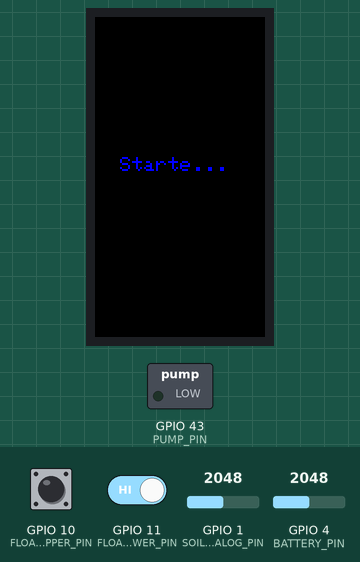
The program below on a simulated ESP32-S3. Parts: 170×320 colour display, switched loads named in the program (green lamp = pin HIGH). The inputs (shaded band) are chosen by the test bench; at power-on: GPIO 1 (SOIL_ANALOG_PIN) = 2048, GPIO 4 (BATTERY_PIN) = 2048, GPIO 10 (FLOAT_UPPER_PIN) HIGH, GPIO 11 (FLOAT_LOWER_PIN) HIGH (analog values on the 0–4095 scale). Pins used as bus, display or sensor lines are not drawn; what the program prints to the serial monitor is not drawn. At 9.7 s the program puts the board to deep sleep or switches it off; the recording ends there.

Above: at 0.4 s.
At 2.5 s:
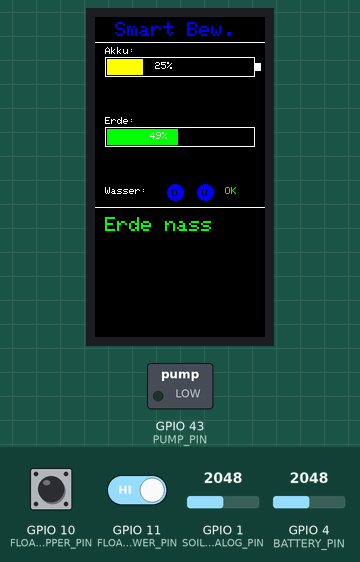
At 4.6 s:
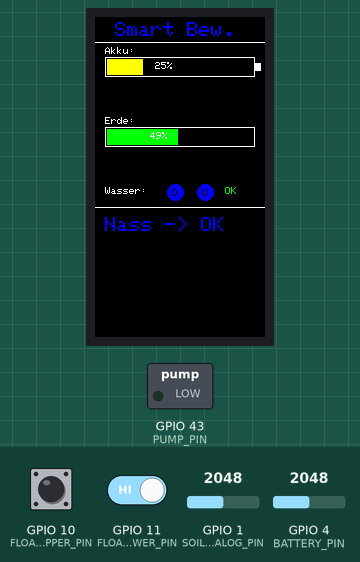
At 7.6 s:
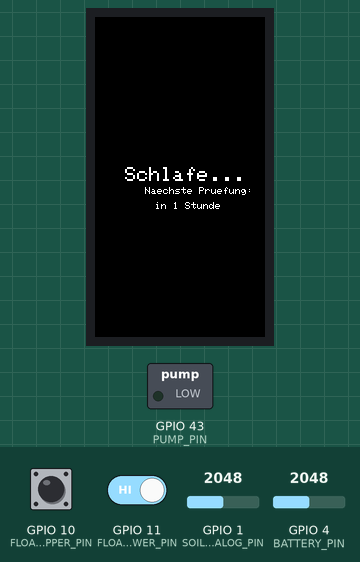

The program:

main.cpp
```cpp
#include <Arduino.h>
#include <TFT_eSPI.h>
#include "esp_sleep.h"

// ═════════════════════════════════════════════════════════════════════════════
// PIN DEFINITIONEN
// ═════════════════════════════════════════════════════════════════════════════

// ── Pumpen & Strom ─────────────────────
#define PUMP_PIN        43    // MOSFET Gate (GPIO 43)
#define BATTERY_PIN     4     // Batterie ADC (GPIO 4 - LCD_BAT_VOLT)
#define LCD_POWER_PIN   15    // LCD Power On (GPIO 15)

// ── Bodenfeuchte-Sensor ─────────────────
#define SOIL_POWER_PIN  2     // VCC für Bodenfeuchte (ein/aus)
#define SOIL_ANALOG_PIN 1     // Analoger Eingang (ADC1_CH0)

// ── Wasserstand-Sensoren (Doppelter Schwimmerschalter NC) ─────────────────
#define FLOAT_UPPER_PIN 10    // Oberer Schwimmer (Tank voll)
#define FLOAT_LOWER_PIN 11    // Unterer Schwimmer (Tank leer)

// ═════════════════════════════════════════════════════════════════════════════
// EINSTELLUNGEN
// ═════════════════════════════════════════════════════════════════════════════
#define PUMP_DURATION       15      // Sekunden Pumpzeit
#define SLEEP_DURATION      3600    // Sekunden Schlafdauer (1 Stunde)
#define BAT_MIN             20      // Mindestladung %
#define R1                  100000  // Spannungsteiler R1
#define R2                  100000  // Spannungsteiler R2

// ── Bodenfeuchte Schwellenwerte ─────────
// Capacitive Sensor: 0-4095 (trocken = hoch, nass = niedrig)
#define SOIL_DRY_THRESHOLD  2500    // Ab hier ist es trocken (gießen!)
#define SOIL_WET_THRESHOLD  1500    // Ab hier ist es nass (nicht gießen)
#define SOIL_MEASURE_TIME   500     // ms zum Stabilisieren

// ═════════════════════════════════════════════════════════════════════════════
// DISPLAY
// ═════════════════════════════════════════════════════════════════════════════
TFT_eSPI tft = TFT_eSPI();

// ── Farben ──────────────────────────────
#define FARBE_HINTERGRUND   TFT_BLACK
#define FARBE_TEXT          TFT_WHITE
#define FARBE_AKKU_VOLL     TFT_GREEN
#define FARBE_AKKU_HALB     TFT_YELLOW
#define FARBE_AKKU_LEER     TFT_RED
#define FARBE_WASSER        TFT_BLUE
#define FARBE_WARNUNG       TFT_ORANGE
#define FARBE_ERDE_TROCKEN  TFT_RED
#define FARBE_ERDE_FEUCHT   TFT_GREEN

// ═════════════════════════════════════════════════════════════════════════════
// DATENSTRUKTUREN
// ═════════════════════════════════════════════════════════════════════════════
struct SensorDaten {
    int akkuProzent;
    int bodenfeuchte;       // 0-4095 (raw ADC)
    int bodenfeuchteProzent; // 0-100% (trocken = 0%, nass = 100%)
    bool wasserOben;        // true = voll
    bool wasserUnten;       // true = voll
    bool tankLeer;
    bool tankVoll;
};

enum BewaesserungsStatus {
    STATUS_GIESST,
    STATUS_ZU_NASS,
    STATUS_TANK_LEER,
    STATUS_AKKU_LEER,
    STATUS_FERTIG
};

// ═════════════════════════════════════════════════════════════════════════════
// DISPLAY FUNKTIONEN
// ═════════════════════════════════════════════════════════════════════════════

void displayAn() {
    pinMode(LCD_POWER_PIN, OUTPUT);
    digitalWrite(LCD_POWER_PIN, HIGH);
    delay(100);

    pinMode(38, OUTPUT);       // LCD_BL GPIO 38
    digitalWrite(38, HIGH);

    tft.init();
    tft.setRotation(0);
    tft.fillScreen(FARBE_HINTERGRUND);
}

void displayAus() {
    tft.fillScreen(TFT_BLACK);
    digitalWrite(38, LOW);
    digitalWrite(LCD_POWER_PIN, LOW);
}

// ═════════════════════════════════════════════════════════════════════════════
// AKKU FUNKTIONEN
// ═════════════════════════════════════════════════════════════════════════════

int batterieProzent() {
    analogReadResolution(12);
    analogSetAttenuation(ADC_11db);

    long summe = 0;
    for (int i = 0; i < 10; i++) {
        summe += analogRead(BATTERY_PIN);
        delay(5);
    }
    int adcWert = summe / 10;

    float spannung = (adcWert / 4095.0) * 3.3;
    float batSpannung = spannung * 2.0;

    int prozent = map((int)(batSpannung * 100), 300, 420, 0, 100);
    return constrain(prozent, 0, 100);
}

uint32_t akkuFarbe(int prozent) {
    if (prozent > 50) return FARBE_AKKU_VOLL;
    if (prozent > 20) return FARBE_AKKU_HALB;
    return FARBE_AKKU_LEER;
}

// ═════════════════════════════════════════════════════════════════════════════
// BODENFEUCHTE FUNKTIONEN
// ═════════════════════════════════════════════════════════════════════════════

void initBodenfeuchte() {
    pinMode(SOIL_POWER_PIN, OUTPUT);
    digitalWrite(SOIL_POWER_PIN, LOW);  // Aus zum Stromsparen
}

int leseBodenfeuchte() {
    // Sensor einschalten
    digitalWrite(SOIL_POWER_PIN, HIGH);
    delay(SOIL_MEASURE_TIME);

    // ADC auf korrekten Pin setzen
    analogReadResolution(12);
    analogSetAttenuation(ADC_11db);

    // Mehrere Messungen für Stabilität
    long summe = 0;
    for (int i = 0; i < 5; i++) {
        summe += analogRead(SOIL_ANALOG_PIN);
        delay(10);
    }
    int wert = summe / 5;

    // Sensor ausschalten (Strom sparen!)
    digitalWrite(SOIL_POWER_PIN, LOW);

    return wert;
}

int bodenfeuchteZuProzent(int rawWert) {
    // Umrechnung: 4095 = trocken (0%), 0 = nass (100%)
    int prozent = map(rawWert, 4095, 0, 0, 100);
    return constrain(prozent, 0, 100);
}

bool sollGiessen(int bodenfeuchteRaw) {
    return bodenfeuchteRaw > SOIL_DRY_THRESHOLD;
}

// ═════════════════════════════════════════════════════════════════════════════
// WASSERSTAND FUNKTIONEN (Doppelter NO Schwimmerschalter)
// ═════════════════════════════════════════════════════════════════════════════

void initWasserstand() {
    pinMode(FLOAT_UPPER_PIN, INPUT_PULLUP);  // Oberer: 50% Füllstand
    pinMode(FLOAT_LOWER_PIN, INPUT_PULLUP);  // Unterer: 25% Füllstand (kritisch)
}

bool leseWasserstandOben() {
    // NO Schalter: HIGH = offen (genug Wasser), LOW = geschlossen (Wasser niedrig)
    // Pull-Up aktiv: Wenn Schalter offen (Wasser da) → HIGH
    // Wenn Schalter geschlossen (leer) → LOW
    return digitalRead(FLOAT_UPPER_PIN) == HIGH;
}

bool leseWasserstandUnten() {
    // NO Schalter: HIGH = offen (Wasser vorhanden), LOW = geschlossen (fast leer)
    return digitalRead(FLOAT_LOWER_PIN) == HIGH;
}

// ═════════════════════════════════════════════════════════════════════════════
// ALLE SENSOREN AUSLESEN
// ═════════════════════════════════════════════════════════════════════════════

SensorDaten leseAlleSensoren() {
    SensorDaten daten;

    daten.akkuProzent = batterieProzent();
    daten.bodenfeuchte = leseBodenfeuchte();
    daten.bodenfeuchteProzent = bodenfeuchteZuProzent(daten.bodenfeuchte);
    daten.wasserOben = leseWasserstandOben();
    daten.wasserUnten = leseWasserstandUnten();

    // Logik für Tank-Zustand (Doppelter NO Schalter)
    // GPIO 10 (oben, 50%): HIGH = Wasser > 50%, LOW = Wasser < 50%
    // GPIO 11 (unten, 25%): HIGH = Wasser > 25%, LOW = Wasser < 25% (kritisch!)
    daten.tankVoll = daten.wasserOben;      // Oberer schwimmt = mehr als 50%
    daten.tankLeer = !daten.wasserUnten;     // Unterer hängt = weniger als 25% = STOPP!

    return daten;
}

// ═════════════════════════════════════════════════════════════════════════════
// DISPLAY ZEICHNEN
// ═════════════════════════════════════════════════════════════════════════════

void zeichneAkkuBalken(int prozent) {
    tft.drawRect(10, 40, 150, 20, TFT_WHITE);
    int breite = map(prozent, 0, 100, 0, 146);
    tft.fillRect(12, 42, breite, 16, akkuFarbe(prozent));
    tft.fillRect(160, 46, 6, 8, TFT_WHITE);

    tft.setTextSize(1);
    tft.setTextColor(FARBE_TEXT);
    tft.setCursor(60, 45);
    tft.print(prozent);
    tft.print("%");
}

void zeichneBodenfeuchteBalken(int prozent) {
    int yPos = 110;
    uint32_t farbe = (prozent < 30) ? FARBE_ERDE_TROCKEN : FARBE_ERDE_FEUCHT;

    // Rahmen
    tft.drawRect(10, yPos, 150, 20, TFT_WHITE);
    // Füllung
    int breite = map(prozent, 0, 100, 0, 146);
    tft.fillRect(12, yPos + 2, breite, 16, farbe);

    // Text
    tft.setTextSize(1);
    tft.setTextColor(FARBE_TEXT);
    tft.setCursor(55, yPos + 5);
    tft.print(prozent);
    tft.print("%");
}

void zeichneWasserstand(SensorDaten& daten) {
    int yPos = 170;

    tft.setTextSize(1);
    tft.setTextColor(FARBE_TEXT);
    tft.setCursor(10, yPos);
    tft.print("Wasser:");

    // Oberer Schwimmer (Tank voll)
    if (daten.wasserOben) {
        tft.fillCircle(80, yPos + 5, 8, FARBE_WASSER);
        tft.setTextColor(TFT_BLACK);
        tft.setCursor(77, yPos + 2);
        tft.print("O");
    } else {
        tft.drawCircle(80, yPos + 5, 8, FARBE_TEXT);
        tft.setTextColor(FARBE_TEXT);
        tft.setCursor(77, yPos + 2);
        tft.print("O");
    }

    // Unterer Schwimmer (Tank leer)
    if (daten.wasserUnten) {
        tft.fillCircle(110, yPos + 5, 8, FARBE_WASSER);
        tft.setTextColor(TFT_BLACK);
        tft.setCursor(107, yPos + 2);
        tft.print("U");
    } else {
        tft.drawCircle(110, yPos + 5, 8, FARBE_TEXT);
        tft.setTextColor(FARBE_TEXT);
        tft.setCursor(107, yPos + 2);
        tft.print("U");
    }

    // Status Text
    tft.setTextColor(FARBE_TEXT);
    tft.setCursor(130, yPos);
    if (daten.tankLeer) {
        tft.setTextColor(FARBE_ERDE_TROCKEN);
        tft.print("LEER!");
    } else if (daten.tankVoll) {
        tft.setTextColor(FARBE_ERDE_FEUCHT);
        tft.print("OK");
    } else {
        tft.setTextColor(FARBE_WARNUNG);
        tft.print("MITTE");
    }
}

void zeigeHauptscreen(SensorDaten& daten, String status, uint32_t statusFarbe) {
    tft.fillScreen(FARBE_HINTERGRUND);

    // Titel
    tft.setTextColor(FARBE_WASSER);
    tft.setTextSize(2);
    tft.setCursor(20, 5);
    tft.print("Smart Bew.");

    tft.drawLine(0, 25, 170, 25, TFT_WHITE);

    // Akku
    tft.setTextSize(1);
    tft.setTextColor(FARBE_TEXT);
    tft.setCursor(10, 30);
    tft.print("Akku:");
    zeichneAkkuBalken(daten.akkuProzent);

    // Bodenfeuchte
    tft.setTextSize(1);
    tft.setTextColor(FARBE_TEXT);
    tft.setCursor(10, 100);
    tft.print("Erde:");
    zeichneBodenfeuchteBalken(daten.bodenfeuchteProzent);

    // Wasserstand
    zeichneWasserstand(daten);

    // Trennlinie
    tft.drawLine(0, 190, 170, 190, TFT_WHITE);

    // Status
    tft.setTextSize(2);
    tft.setTextColor(statusFarbe);
    tft.setCursor(10, 200);
    tft.print(status);
}

// ═════════════════════════════════════════════════════════════════════════════
// BEWÄSSERUNGSFUNKTION
// ═════════════════════════════════════════════════════════════════════════════

BewaesserungsStatus pruefeBewaesserung(SensorDaten& daten, String& grund) {
    // 1. Akku prüfen
    if (daten.akkuProzent < BAT_MIN) {
        grund = "Akku leer!";
        return STATUS_AKKU_LEER;
    }

    // 2. Wasserstand prüfen
    if (daten.tankLeer) {
        grund = "Tank leer!";
        return STATUS_TANK_LEER;
    }

    // 3. Bodenfeuchte prüfen
    if (!sollGiessen(daten.bodenfeuchte)) {
        grund = "Erde nass";
        return STATUS_ZU_NASS;
    }

    grund = "Bewaessere!";
    return STATUS_GIESST;
}

void pumpeStarten(SensorDaten& daten) {
    digitalWrite(PUMP_PIN, HIGH);

    for (int sek = PUMP_DURATION; sek > 0; sek--) {
        String dummy;
        zeigeHauptscreen(daten, "Bewaessere!", FARBE_WASSER);

        // Countdown
        tft.setTextSize(3);
        tft.setTextColor(TFT_CYAN);
        tft.setCursor(45, 230);
        tft.print(sek);
        tft.print("s");

        // Animation
        int tropfen = (sek % 3);
        tft.setTextSize(2);
        tft.setCursor(90, 235);
        if (tropfen == 0) tft.print("~");
        if (tropfen == 1) tft.print("~~");
        if (tropfen == 2) tft.print("~~~");

        delay(1000);
    }

    digitalWrite(PUMP_PIN, LOW);
    delay(500);
}

void zeigeErgebnis(BewaesserungsStatus status, SensorDaten& daten) {
    String meldung;
    uint32_t farbe;

    switch (status) {
        case STATUS_GIESST:
            meldung = "Fertig!";
            farbe = FARBE_ERDE_FEUCHT;
            break;
        case STATUS_ZU_NASS:
            meldung = "Nass -> OK";
            farbe = FARBE_WASSER;
            break;
        case STATUS_TANK_LEER:
            meldung = "Wasser?";
            farbe = FARBE_ERDE_TROCKEN;
            break;
        case STATUS_AKKU_LEER:
            meldung = "Laden!";
            farbe = FARBE_ERDE_TROCKEN;
            break;
        default:
            meldung = "OK";
            farbe = FARBE_TEXT;
    }

    zeigeHauptscreen(daten, meldung, farbe);
    delay(3000);
}

void geheSchlafen() {
    tft.fillScreen(TFT_BLACK);
    tft.setTextColor(FARBE_TEXT);
    tft.setTextSize(2);
    tft.setCursor(30, 150);
    tft.print("Schlafe...");

    tft.setTextSize(1);
    tft.setCursor(50, 170);
    tft.print("Naechste Pruefung:");
    tft.setCursor(60, 185);
    tft.print("in 1 Stunde");

    delay(2000);

    digitalWrite(38, LOW);
    delay(100);

    esp_sleep_enable_timer_wakeup(SLEEP_DURATION * 1000000ULL);
    esp_deep_sleep_start();
}

// ═════════════════════════════════════════════════════════════════════════════
// SETUP & LOOP
// ═════════════════════════════════════════════════════════════════════════════

void setup() {
    Serial.begin(115200);

    // Pumpen-Pin
    pinMode(PUMP_PIN, OUTPUT);
    digitalWrite(PUMP_PIN, LOW);

    // Sensoren initialisieren
    initBodenfeuchte();
    initWasserstand();

    // Display starten
    displayAn();

    // Startscreen
    tft.setTextColor(FARBE_WASSER);
    tft.setTextSize(2);
    tft.setCursor(25, 140);
    tft.print("Starte...");
    delay(1500);

    // Alle Sensoren auslesen
    SensorDaten daten = leseAlleSensoren();

    // Debug Ausgabe
    Serial.println("=== Sensorwerte ===");
    Serial.print("Akku: "); Serial.print(daten.akkuProzent); Serial.println("%");
    Serial.print("Bodenfeuchte: "); Serial.print(daten.bodenfeuchte);
    Serial.print(" ("); Serial.print(daten.bodenfeuchteProzent); Serial.println("%)");
    Serial.print("Wasser oben: "); Serial.println(daten.wasserOben ? "VOLL" : "LEER");
    Serial.print("Wasser unten: "); Serial.println(daten.wasserUnten ? "VOLL" : "LEER");
    Serial.print("Tank leer: "); Serial.println(daten.tankLeer ? "JA" : "NEIN");

    // Bewässerungsentscheidung
    String grund;
    BewaesserungsStatus status = pruefeBewaesserung(daten, grund);

    // Anzeigen
    zeigeHauptscreen(daten, grund,
        status == STATUS_GIESST ? FARBE_WASSER :
        status == STATUS_ZU_NASS ? FARBE_ERDE_FEUCHT : FARBE_ERDE_TROCKEN);
    delay(2000);

    // Bewässern falls nötig
    if (status == STATUS_GIESST) {
        pumpeStarten(daten);
    }

    // Ergebnis anzeigen
    zeigeErgebnis(status, daten);

    // Schlafen gehen
    geheSchlafen();
}

void loop() {
    // Nicht genutzt - Deep Sleep Modus
}
```

Measured:
- what the display in image 0 shows lasts 2.2 s, from 0.3 s to 2.5 s
- what the display in image 1 shows lasts 2.0 s, from 2.5 s to 4.5 s
- what the display in image 2 shows lasts 3.1 s, from 4.5 s to 7.6 s
